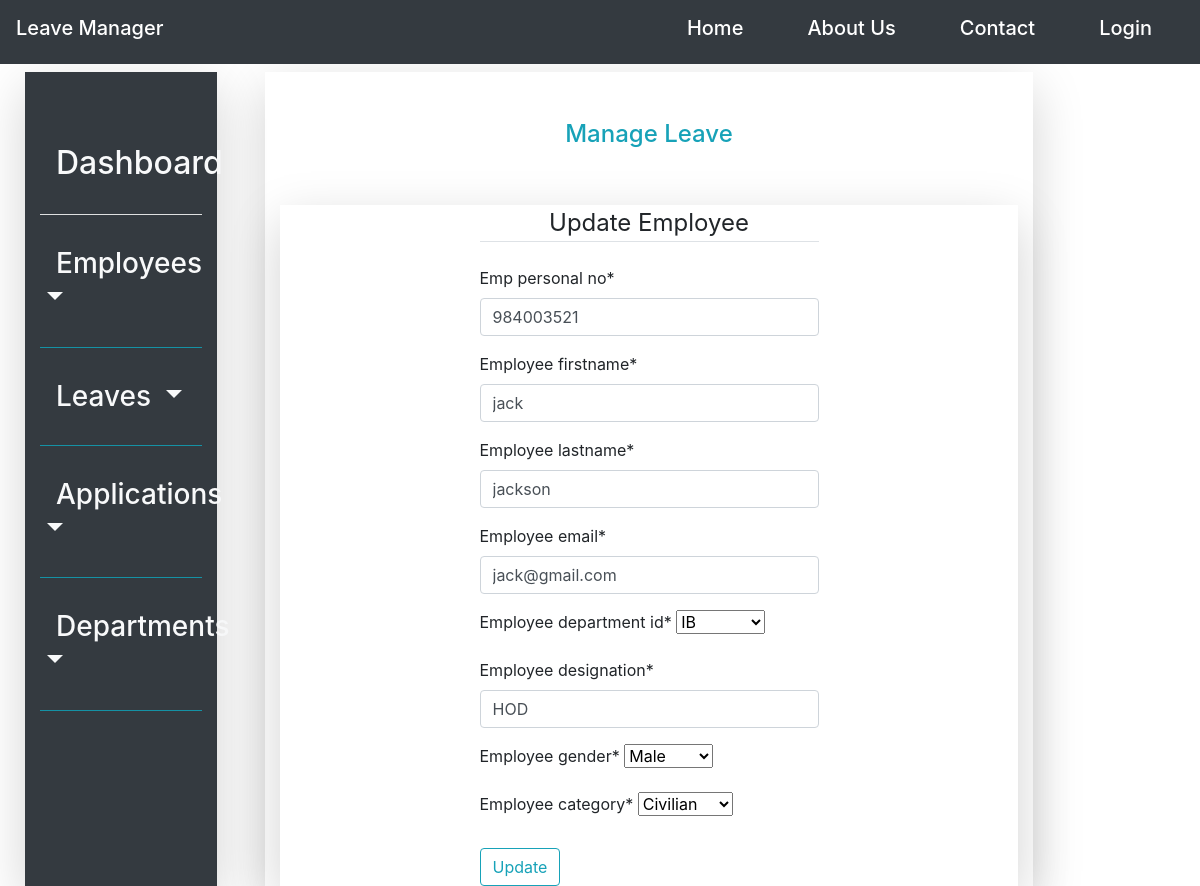
The page /employee/update/984003521 on the database its author committed.
### leave_management_app/models.py (models this page shows, shortened)
class Employee(models.Model):
    emp_personal_no = models.CharField(max_length=20, primary_key=True)
    employee_firstname = models.CharField(max_length=20)
    employee_lastname = models.CharField(max_length=20)
    employee_email = models.EmailField()
    employee_department_id = models.ForeignKey(Department, on_delete=models.CASCADE, null=True)
    employee_designation = models.CharField(max_length=20)
    employee_gender = models.CharField(choices=gender, max_length=6)
    employee_category = models.CharField(choices=employee_category_list, max_length=10)
    date_created = models.DateTimeField(default=timezone.now)
    date_employed = models.DateField()
    is_active = models.BooleanField(default=True)

### leave_management_app/views.py (the view, shortened to what this page needs)
# urls.py: path('employee/update/<int:pk>', EmployeeUpdateView.as_view(), name='employee_update'),
class EmployeeUpdateView(UpdateView):
    model = Employee
    fields = ['emp_personal_no', 'employee_firstname', 'employee_lastname',
              'employee_email', 'employee_department_id',
              'employee_designation', 'employee_gender', 'employee_category']

### leave_management_app/models.py (called while the page is built)
    def __str__(self):
        return self.department_name

### leave_management_app/templates/leave_management_app/employee_form.html (shortened to what this page needs)
{%extends 'leave_management_app/base.html'%}
{%load crispy_forms_tags%}
{%block content%}
<div class="row p-4" style="height: 95vh; width: 100%; background-color: white; background-attachment: fixed;">
    {%block navbar%}
        {%include 'navigation/sidenav.html'%}
    {%endblock navbar%}
	<div class="col-lg-8 mt-3 ml-5 shadow-lg content-align-center">
		 <div class="py-5 text-center"><label class="text-info h4">Manage Leave</label></div>
		  <div class="container-fluid">
			  <div class="row shadow-lg justify-content-center">
				  <div class="col-md-6">
					<form method="POST">
						<fieldset class="from-group">
							<legend class="border-bottom mb-4 text-center">Update Employee</legend>
							{{form|crispy}}
						</fieldset>
						<div class="from-group">
							<button class="btn btn-outline-info mt-2" type="submit">Update</button>
						</div>
					</form>
				  </div>
			  </div>
		  </div>
	</div>
</div>
{%endblock content%}

### rows shown on the page
Employee: emp_personal_no "984003521", employee_firstname "jack", employee_lastname "jackson", employee_email "jack@gmail.com", employee_department_id "IB", employee_designation "HOD", employee_gender "Male", employee_category "Civilian"
